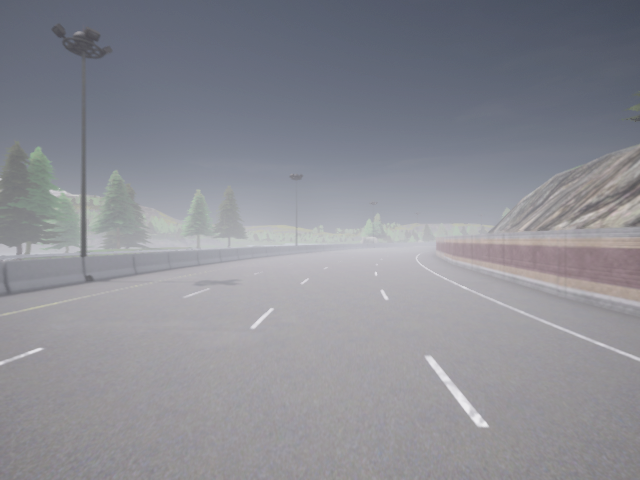
#> input picture images/rgb image_screenshot_16.12.2024.png, 640 x 480 px
$ python lane_detect.py
#> lines starting #> are read from the running program, lines starting #| are printed output that depends on the picture; after the words box and inside, x2 and y2 are one past the last pixel; in counts of white or black regions, pixels touching at a corner belong together
### utils.py
import cv2
import csv
import numpy as np
import matplotlib.pyplot as plt
from typing import Dict, Tuple, Optional

# Define the region of interest (source points)
# These points should form a trapezoid around the lane in the input image
src_points = np.float32([
    [275, 290],  # Top-left
    [365, 290],  # Top-right
    [110, 480],  # Bottom-left
    [530, 480]  # Bottom-right
])

# Define the rectangle for the bird's-eye view (destination points)
# These points define where the trapezoid will map to in the bird's-eye view
dst_points = np.float32([
    [110, 0],  # Top-left
    [530, 0],  # Top-right
    [110, 480],  # Bottom-left
    [530, 480]  # Bottom-right
])

# Define the image shape
img_height = 480
img_width = 640

# Define the weather presets


def show_image(title, frame):
    cv2.imshow(title, frame)
    cv2.waitKey(0)

def show_video(title, frame):
    cv2.imshow(title, frame)
    cv2.waitKey(1)

def plt_image(frame):
    plt.imshow(frame)
    plt.show()

def warp_perspective_to_birdseye(image):
    """
    Transform an image into a bird’s-eye view using perspective transformation.

    Parameters:
    - image: Input image (e.g., from CARLA camera).
    - src_points: Four points (clockwise or counterclockwise) in the input image to define the region of interest (trapezoid).
    - dst_points: Four points in the output image to define the rectangular bird’s-eye view.
    - output_size: Tuple (width, height) for the output image size.

    Returns:
    - Transformed bird’s-eye view image.
    """
    # Define the output size (width, height)
    output_size = (img_width, img_height)

    # Compute the perspective transformation matrix
    M = cv2.getPerspectiveTransform(src_points, dst_points)

    # Warp the image to the bird’s-eye view
    birdseye_image = cv2.warpPerspective(image, M, output_size)
    # show_image('birdseye', birdseye_image)
    return birdseye_image, M

# [177 lines left out: functions render_lane_overlay, check_src_points, record_vehicle_data, is_lane_curved, save_to_csv, not called in this run]


# [5 lines that do not run on import are left out]

### lane_detect.py
import cv2
import numpy as np
from sklearn.cluster import DBSCAN
from utils import warp_perspective_to_birdseye, show_video, show_image, plt_image
import matplotlib.pyplot as plt


class LegacyLaneDetector:
    def __init__(self):
        self.img_height = 480
        self.img_width = 640
        self.frame = None

    def detect_lane(self, frame):
        """
         Main method to detect and visualize lane markings.

        :param frame: Raw frame.
        :return: Dictionary with left and right lane line parameters.
        """
        self.frame = frame
        # plt_image(frame)

        # Step 1: Preprocess the frame
        canny_img = self.canny()

        # Step 2: Warp perspective to birdseye view
        birdseye_image, _ = warp_perspective_to_birdseye(self.frame)
        birdseye_canny, _ = warp_perspective_to_birdseye(canny_img)

        # Step 3: Detect lane marking parameters
        lane_lines = self.identify_lane_marking_params(birdseye_canny)
        # [30 lines of commented-out code are left out]

        return lane_lines

    def canny(self):
        """
         Apply Canny edge detection to the frame.
         :return: Canny edge-detected image.
         """
        gray = cv2.cvtColor(self.frame, cv2.COLOR_RGB2GRAY)
        # show_image("gray image", gray)

        # show_image("bg_subtracted image", gray)

        blur = cv2.GaussianBlur(gray, (3, 3), 0)
        canny_img = cv2.Canny(blur, 60, 100)
        # show_image("canny image", canny_img)

        return canny_img

    def identify_lane_marking_params(self, edge_image, eps=15, min_samples=5):
        """
        Identify lane marking lines and compute line parameters directly using pixel points.

        :param edge_image: Binary edge-detected image.
        :param eps: DBSCAN maximum distance between points in a cluster.
        :param min_samples: Minimum number of points to form a cluster in DBSCAN.
        :return: Dictionary with left and right lane line parameters.
        """
        # Step 1: Extract nonzero pixel coordinates as points
        points = np.column_stack(np.nonzero(edge_image))  # (y, x) format

        if len(points) == 0:
            return {"left": None, "right": None}

        # Step 2: Use DBSCAN to cluster points
        db = DBSCAN(eps=eps, min_samples=min_samples).fit(points)
        labels = db.labels_

        # Step 3: Separate clusters into left and right lanes
        left_clusters = []
        right_clusters = []

        for cluster_id in set(labels):
            if cluster_id == -1:  # Ignore noise points
                continue

            cluster_points = points[labels == cluster_id]
            # Determine if the cluster belongs to left or right based on x-coordinates
            if np.mean(cluster_points[:, 1]) < self.img_width // 2:  # Use x-coordinates for separation
                left_clusters.append(cluster_points)
            else:
                right_clusters.append(cluster_points)

        # Step 4: Fit lines and compute parameters
        # if len(points) > 0:
        #     # Separate points into left and right based on x-coordinates
        #     left_points = points[points[:, 0] < self.img_width // 2]
        #     right_points = points[points[:, 0] >= self.img_width // 2]
        #
        #     # Fit left and right lines
        #     left_params = self.fit_line_params(left_points)
        #     right_params = self.fit_line_params(right_points)

        left_params = self.fit_line_to_clusters(left_clusters)
        right_params = self.fit_line_to_clusters(right_clusters)

        # left_params = self.fit_line_to_clusters_cv2(left_clusters)
        # right_params = self.fit_line_to_clusters_cv2(right_clusters)


        return {"left": left_params, "right": right_params}

    # Helper function to fit lines to clusters
    def fit_line_to_clusters(self, clusters):
        """
        Fit a line to the given clusters and normalize the slope direction (bottom to up).

        :param clusters: List of point clusters.
        :return: Tuple (slope, intercept) where slope is normalized to bottom-to-up direction.
        """
        all_points = np.vstack(clusters) if clusters else None
        if all_points is not None and len(all_points) > 1:

            # Fit a line using polynomial fitting
            poly_fit = np.polyfit(all_points[:, 0], all_points[:, 1], 1)  # y = mx + c
            slope, intercept = poly_fit  # Extract slope and intercept

            # return slope, intercept

            # Direction vector (vx, vy)
            vy = 1  # Always 1 since the slope is dx/dy
            vx = slope  # Slope from the polyfit output

            # A point on the line (x0, y0)
            y0 = 0  # Choose y = 0 for simplicity
            x0 = intercept  # At y = 0, x = intercept

            # Normalize the direction vector (vx, vy)
            norm = np.sqrt(vx ** 2 + vy ** 2)
            vx /= norm
            vy /= norm

            # Ensure bottom-to-top normalization (vy >= 0)
            if vy < 0:
                vx = -vx
                vy = -vy

            return vx, vy, x0, y0

        return None

    # [83 lines left out: functions fit_line_to_clusters_cv2, draw_lines, draw_lines_cv2, not called in this run]


if __name__ == "__main__":
    file = 'images/rgb image_screenshot_16.12.2024.png'
    raw_frame = cv2.imread(file)
#> raw_frame is the input picture: shape (480, 640, 3); mean B, G, R 148.8, 141.5, 140.5
    rgb_frame = cv2.cvtColor(raw_frame, cv2.COLOR_BGR2RGB)
    frame = np.copy(rgb_frame)
    # show_image('raw image', frame)
    detector = LegacyLaneDetector()
    detector.detect_lane(frame)
#> in canny, `canny_img = cv2.Canny(blur, 60, 100)`:
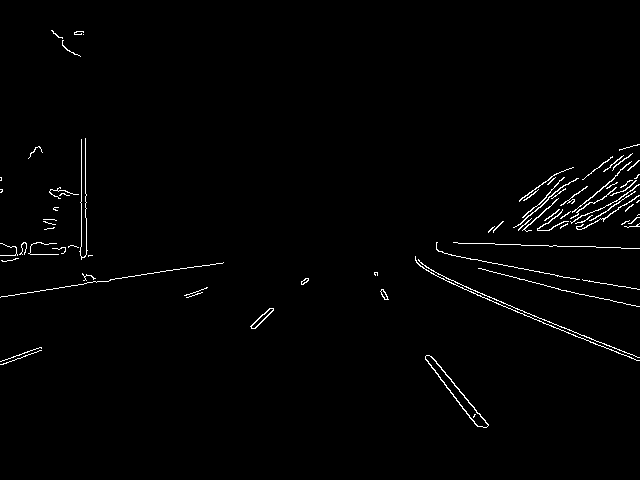
#> canny_img: shape (480, 640); 1.3% white in thin lines or dots, all inside (x1, y1, x2, y2) = (0, 30, 640, 428)
#> in warp_perspective_to_birdseye, `birdseye_image = cv2.warpPerspective(image, M, output_size)`:
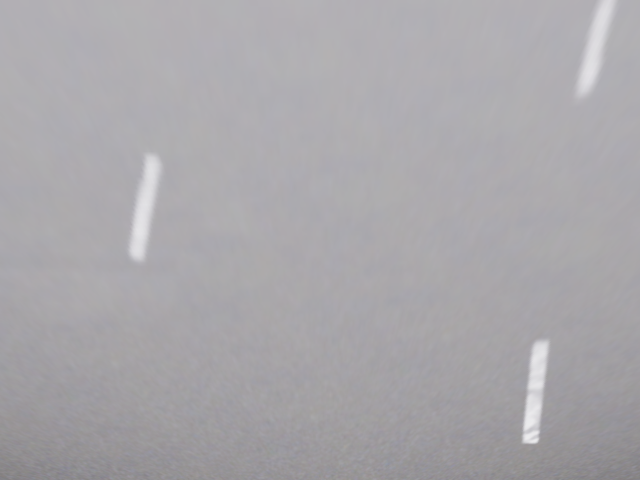
#> birdseye_image: shape (480, 640, 3); mean R, G, B 169.4, 167.3, 171
#> in warp_perspective_to_birdseye (call 2), `birdseye_image = cv2.warpPerspective(image, M, output_size)`:
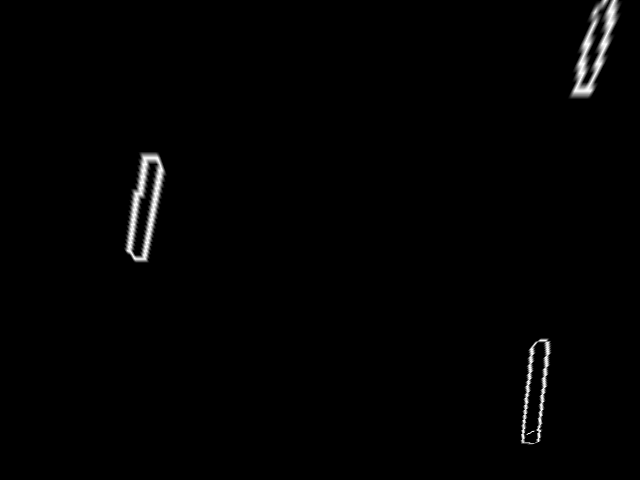
#> birdseye_image: shape (480, 640); min 0, max 255, mean 2.7
#> in identify_lane_marking_params, `points = np.column_stack(np.nonzero(edge_image))`: points = 6396 pairs, first value 0 to 444, second value 123 to 622
#> in identify_lane_marking_params, `labels = db.labels_`: labels = 6396 values from 0 to 2
#> the loop in identify_lane_marking_params, `for cluster_id in set(labels):` made 3 passes
#> after the loop in identify_lane_marking_params, `for cluster_id in set(labels):`: left_clusters = 1 item; right_clusters = 2 items
#> in fit_line_to_clusters, `all_points = np.vstack(clusters) if clusters else None`: all_points = 2597 pairs, first value 152 to 262, second value 123 to 166
#> in fit_line_to_clusters, `poly_fit = np.polyfit(all_points[:, 0], all_points[:, 1], 1)`: poly_fit = [-0.139, 173.1]
#> in fit_line_to_clusters, `slope, intercept = poly_fit`: slope = -0.139; intercept = 173.1
#> in fit_line_to_clusters, `vx = slope`: vx = -0.139
#> in fit_line_to_clusters, `x0 = intercept`: x0 = 173.1
#> in fit_line_to_clusters, `norm = np.sqrt(vx ** 2 + vy ** 2)`: norm = 1.01
#> in fit_line_to_clusters, `vx /= norm`: vx = -0.138
#> in fit_line_to_clusters, `vy /= norm`: vy = 0.99
#> in identify_lane_marking_params, `left_params = self.fit_line_to_clusters(left_clusters)`: left_params = (-0.138, 0.99, 173.1, 0)
#> in identify_lane_marking_params, `right_params = self.fit_line_to_clusters(right_clusters)`: right_params = (-0.172, 0.985, 603, 0)
#> in detect_lane, `lane_lines = self.identify_lane_marking_params(birdseye_canny)`: lane_lines = {'left': (-0.138, 0.99, 173.1, 0), 'right': (-0.172, 0.985, 603, 0)}

$ run again, with images/town4_1.png copied over images/rgb image_screenshot_16.12.2024.png
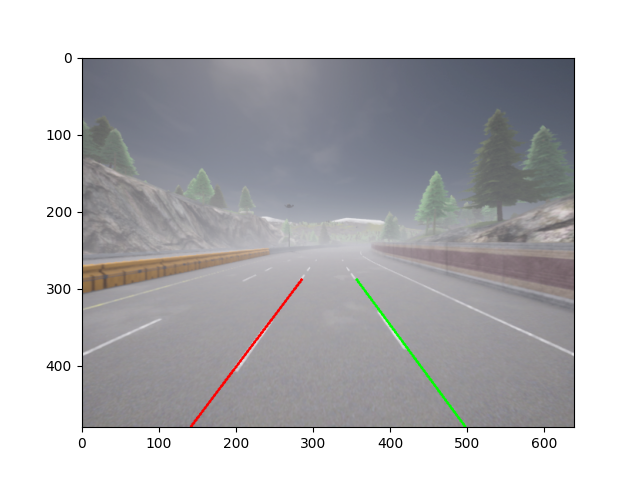
#> input picture images/town4_1.png, 640 x 480 px
#> raw_frame is the input picture: shape (480, 640, 3); mean B, G, R 189.4, 186.7, 186.9
#> in canny, `canny_img = cv2.Canny(blur, 60, 100)`:
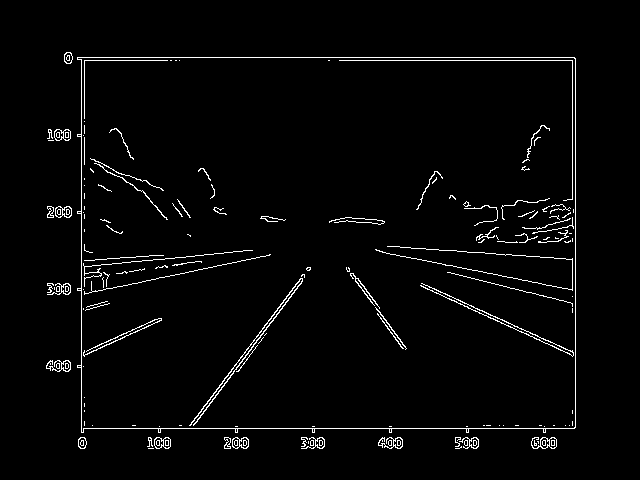
#> canny_img: shape (480, 640); 2.6% white in thin lines or dots, all inside (x1, y1, x2, y2) = (46, 52, 576, 449)
#> in warp_perspective_to_birdseye (call 2), `birdseye_image = cv2.warpPerspective(image, M, output_size)`:
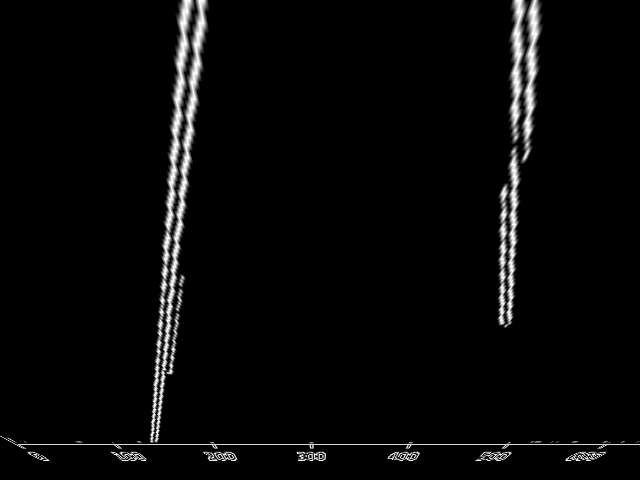
#> birdseye_image: shape (480, 640); min 0, max 255, mean 8
#> points = 19241 pairs, first value 0 to 460, second value 0 to 639
#> labels = 19241 values, max 1 at index 26, min 0 at index 0, mean 0.369
#> the loop in identify_lane_marking_params, `for cluster_id in set(labels):` made 2 passes
#> after the loop in identify_lane_marking_params, `for cluster_id in set(labels):`: left_clusters = 1 item
#> all_points = 12135 pairs, first value 0 to 460, second value 0 to 639
#> poly_fit = [0.255, 149.2]
#> slope = 0.255; intercept = 149.2
#> in fit_line_to_clusters, `vx = slope`: vx = 0.255
#> x0 = 149.2
#> norm = 1.03
#> in fit_line_to_clusters, `vx /= norm`: vx = 0.247
#> vy = 0.969
#> left_params = (0.247, 0.969, 149.2, 0)
#> right_params = (-0.0806, 0.997, 528.7, 0)
#> lane_lines = {'left': (0.247, 0.969, 149.2, 0), 'right': (-0.0806, 0.997, 528.7, 0)}
